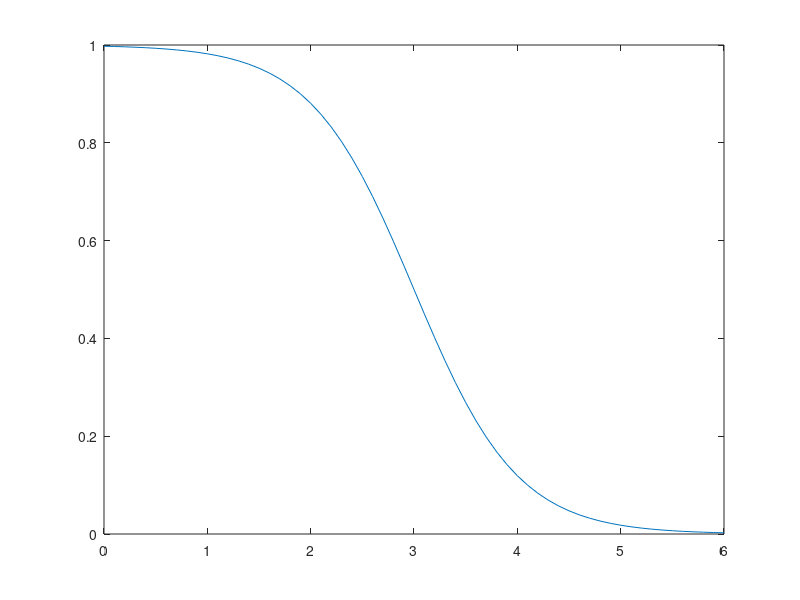

The MATLAB source for this figure:
xs = 3;
xw = 1;
sp = 1;
r = 0:0.1:6;
y=sp*0.5*(1.-tanh((r-xs)/xw));
plot (r,y);

% r = -5:0.01:5;
% y = normpdf(r,0,1);
% plot(r,y)

% x = 0:0.001:2;
% y = sin(3*2*pi*x);
% plot(x,y)
% fmax = 1/0.001;
% f = linspace(0,fmax,length(x));
% yk = fft(y);
% plot(f,abs(yk))





% nx = 500;
% lx = 130;
% dx = lx/(nx-1);
% x = 0:dx:lx;
% x = x-lx/2;
% f0 = 2.5/lx;
% k0 = 2*pi*f0;
% w = -k0^2*cos(k0*x);
% plot(x,w);
% wk = fft(w);
% % figure; plot(abs(wk));
% fmax = 1/dx;
% fmin = 1/lx;
% k = 2*pi*linspace(0,fmax,nx);
% half = ceil(nx/2);
% for i = 2:half
%     k(nx-half+i) = -k(half+2-i);
% end
% % figure; plot(k,abs(wk));
% phik = zeros(1,nx);
% phik(2:end) = - wk(2:end) ./ k(2:end).^2;
% phi = ifft(phik);
% figure
% plot(x,real(phi));





% nx = 123;
% lx = 130;
% dx = lx/(nx-1);
% x = 0:dx:lx;
% ny = 2*nx;
% ly = lx;
% dy = ly/(ny-1);
% y = 0:dy:ly;
% x = x-lx/2;
% y = y-ly/2;
% x1 = x.*ones(ny,nx);
% y1 = y'.*ones(ny,nx);
% f0 = 2/lx;
% k0 = 2*pi*f0;
% w = -k0^2*cos(k0*(x1.^2+y1.^2).^0.5) .* ones(ny,nx,5);
% pcolor(x,y,w(:,:,3)); colormap jet; colorbar; shading interp
% wk = fft2(w);
% fxmax = 1/dx;
% kx = 2*pi*linspace(0,fxmax,nx);
% halfx = ceil(nx/2);
% for i = 2:halfx
%     kx(nx-halfx+i) = -kx(halfx+2-i);
% end
% fymax = 1/dy;
% ky = 2*pi*linspace(0,fymax,ny);
% halfy = ceil(ny/2);
% for i = 2:halfy
%     ky(ny-halfy+i) = -ky(halfy+2-i);
% end
% 
% kx1 = kx .* ones(ny,nx,5);
% ky1 = ky'.* ones(ny,nx,5);
% phik = zeros(ny,nx,5);
% phik(2:end,2:end,:) = - wk(2:end,2:end,:) ./ (kx1(2:end,2:end,:).^2+ky1(2:end,2:end,:).^2);
% figure;  pcolor(log(abs(phik(:,:,3)))); colormap jet; colorbar; shading interp
% 
% phi = ifft2(phik);
% figure; pcolor(x,y,real(phi(:,:,5))); colormap jet; colorbar; shading interp


% [x2,y2] = meshgrid(x,y');
% z2 = x2.*exp(-x2.^2-y.^2);
% pcolor(x2,y2,z2); shading interp
[x2,y2] = meshgrid(0:3,0:3,0:3);
